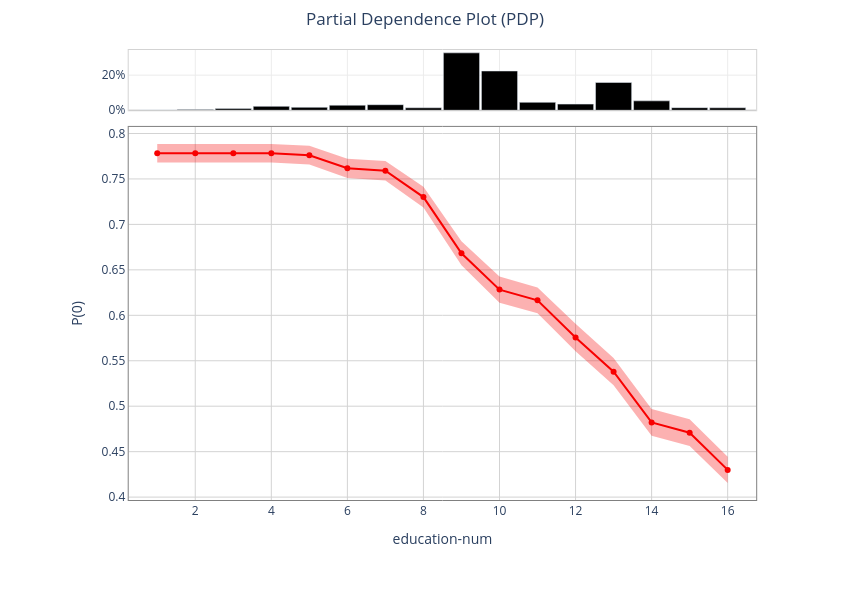

The code cell stored with this chart in its notebook:
### Markdown cell above
<a id='MLX-dependency'></a>
### Feature Dependence Explanations (PDP + ICE)

Another way to measure dependency on a feature is through a partial dependence plot (PDP) or an individual conditional expectation (ICE) plot. For accumulated local effects (ALE) explanations, see <a href='#MLX-advanced-ale'>Advanced Feature Dependence Options (ALE)</a>

Given a dataset, a PDP displays the average output of the model as a function of the value of the selected set of features. 

It can be computed for a single feature, as in the cell below. The X-axis is the value of the `education-num` feature and the y-axis is the corresponding outputted price. Since we are considering the whole dataset, the average over outputs is given by the red line, while the shaded interval corresponds to a 95% confidence interval for the average.

The histogram on top shows the distribution of the value of the `education-num` feature in the dataset.

### Code cell
result_explain_feature_dependence_default = explainer.explain_feature_dependence(
    "education-num"
)
result_explain_feature_dependence_default.show_in_notebook()

### Figure 1 — Plotly figure (JSON) as saved in the notebook; plotly's stock layout.template omitted (floating-point values rounded to 4 significant figures)
{"data": [{"fill": "toself", "fillcolor": "rgb(248,0,0)", "legendgroup": "None", "line": {"color": "rgba(0, 0, 0, 0)"}, "name": "confidence interval", "opacity": 0.3, "showlegend": false, "type": "scatter", "x": [1, 2, 3, 4, 5, 6, 7, 8, 9, 10, 11, 12, 13, 14, 15, 16, 16, 15, 14, 13, 12, 11, 10, 9, 8, 7, 6, 5, 4, 3, 2, 1], "xaxis": "x2", "y": [0.7886, 0.7886, 0.7886, 0.7886, 0.7864, 0.7723, 0.7697, 0.7414, 0.6814, 0.6427, 0.6307, 0.5907, 0.553, 0.4968, 0.4855, 0.4444, 0.4155, 0.4563, 0.4675, 0.523, 0.5605, 0.6022, 0.6139, 0.655, 0.7187, 0.7484, 0.7512, 0.7658, 0.7681, 0.7681, 0.7681, 0.7681], "yaxis": "y2"}, {"legendgroup": "None", "line": {"color": "rgb(248,0,0)"}, "mode": "lines+markers", "opacity": 1, "showlegend": false, "type": "scatter", "x": [1, 2, 3, 4, 5, 6, 7, 8, 9, 10, 11, 12, 13, 14, 15, 16], "xaxis": "x2", "y": [0.7783, 0.7783, 0.7783, 0.7783, 0.7761, 0.7617, 0.7591, 0.7301, 0.6682, 0.6283, 0.6164, 0.5756, 0.538, 0.4822, 0.4709, 0.43], "yaxis": "y2"}, {"legendgroup": "None", "marker": {"color": "Black"}, "orientation": "v", "showlegend": false, "text": "", "textposition": "outside", "type": "bar", "width": 0.95, "x": [1, 2, 3, 4, 5, 6, 7, 8, 9, 10, 11, 12, 13, 14, 15, 16], "xaxis": "x", "y": [0.0018, 0.004, 0.0094, 0.0222, 0.0166, 0.0288, 0.0316, 0.014, 0.3272, 0.2238, 0.0452, 0.035, 0.1582, 0.0536, 0.0146, 0.014], "yaxis": "y"}], "layout": {"height": 600, "margin": {"b": 50, "t": 50}, "plot_bgcolor": "rgba(0, 0, 0, 0)", "title": {"text": "Partial Dependence Plot (PDP)", "x": 0.5}, "width": 850, "xaxis": {"anchor": "y", "categoryorder": "category ascending", "domain": [0.07059, 0.98], "gridcolor": "#ECECEC", "linecolor": "LightGrey", "linewidth": 1, "matches": "x2", "mirror": true, "scaleanchor": "x2", "showline": true, "showticklabels": false, "side": "bottom", "type": "linear", "visible": true, "zeroline": true, "zerolinecolor": "DarkGrey", "zerolinewidth": 1}, "xaxis2": {"anchor": "y2", "categoryorder": "category ascending", "domain": [0.07059, 0.98], "gridcolor": "LightGrey", "linecolor": "Grey", "linewidth": 1, "matches": "x2", "mirror": true, "range": [0.25, 16.75], "scaleanchor": "x2", "showline": true, "showticklabels": true, "side": "bottom", "title": {"text": "education-num"}, "type": "linear", "visible": true, "zeroline": true, "zerolinecolor": "DarkGrey", "zerolinewidth": 1}, "yaxis": {"anchor": "x", "categoryorder": "category ascending", "domain": [0.8795, 1], "gridcolor": "#ECECEC", "linecolor": "LightGrey", "linewidth": 1, "matches": "y", "mirror": true, "nticks": 3, "range": [0, 0.3436], "scaleanchor": "y", "showline": true, "showticklabels": true, "side": "left", "tickformat": "p", "type": "linear", "visible": true, "zeroline": true, "zerolinecolor": "DarkGrey", "zerolinewidth": 1}, "yaxis2": {"anchor": "x2", "categoryorder": "category ascending", "domain": [0.1, 0.8462], "gridcolor": "LightGrey", "linecolor": "Grey", "linewidth": 1, "matches": "y2", "mirror": true, "range": [0.3968, 0.8072], "scaleanchor": "y2", "showline": true, "showticklabels": true, "side": "left", "title": {"text": "P(0)"}, "type": "linear", "visible": true, "zeroline": true, "zerolinecolor": "DarkGrey", "zerolinewidth": 1}}}
